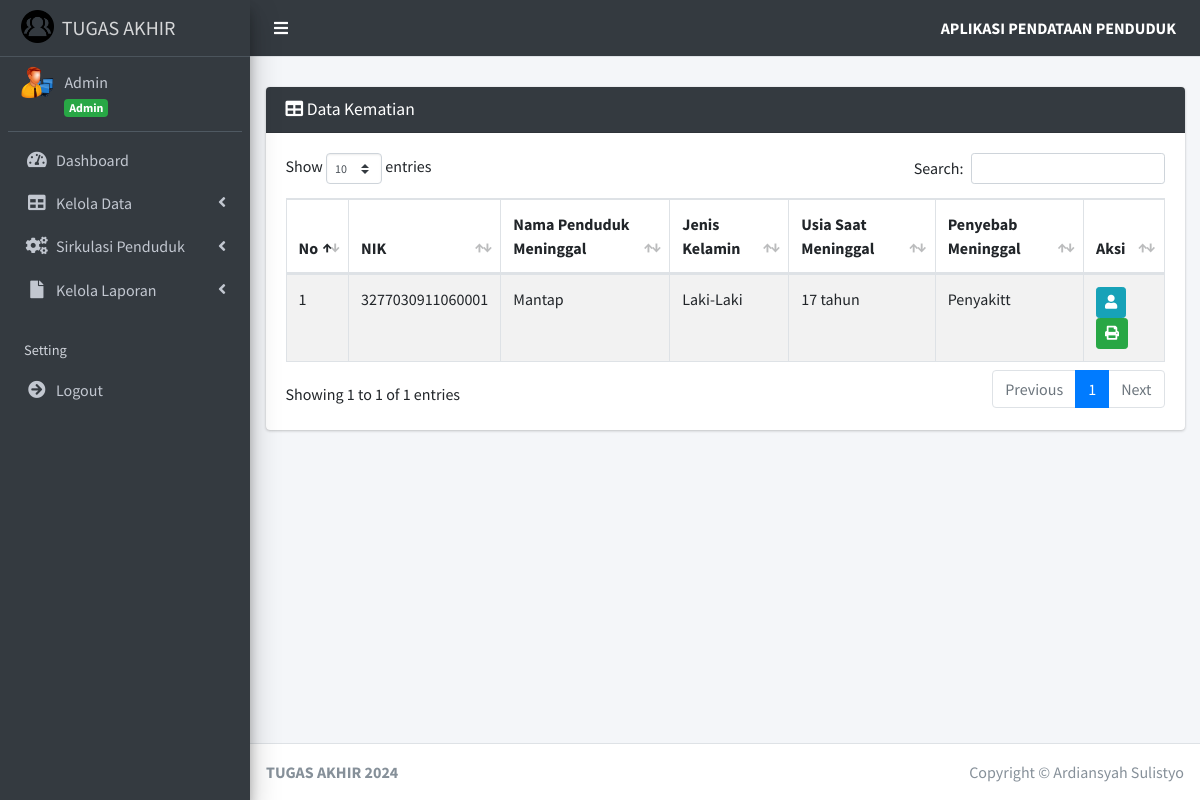
Page /index.php?page=kematian (signed in) on the earlier database version.
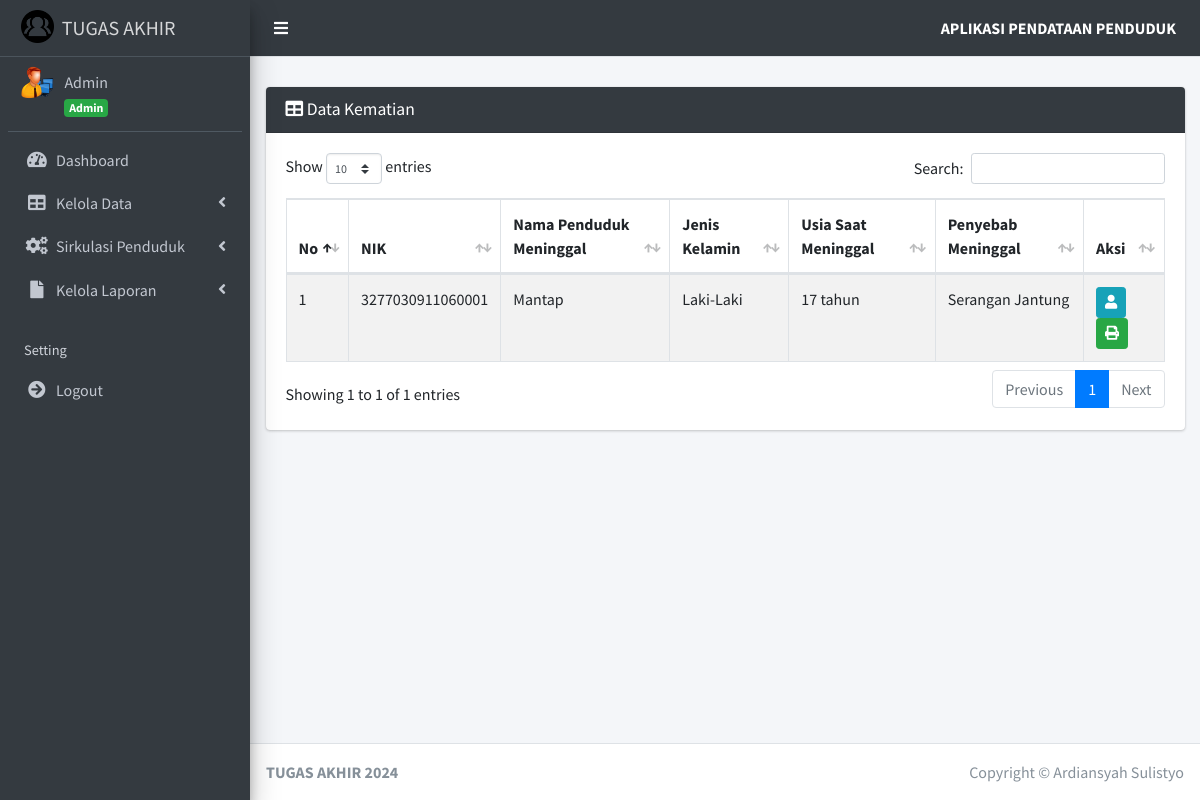
Same page on the later database version.
### tables this page shows
CREATE TABLE `surat_kematian` (
  `id_surat_kematian` int(11) NOT NULL,
  `id_penduduk` int(11) NOT NULL,
  `tanggal_kematian` date NOT NULL,
  `jam_kematian` time NOT NULL,
  `penyebab_kematian` varchar(255) NOT NULL,
  `tempat_kematian` varchar(255) NOT NULL,
  `usia_kematian` int(11) NOT NULL,
  `bin_binti` varchar(255) NOT NULL,
  `pelapor` varchar(4) NOT NULL
);

CREATE TABLE `penduduk` (
  `id_penduduk` int(11) NOT NULL,
  `id_user` int(11) NOT NULL,
  `nik_penduduk` varchar(16) NOT NULL,
  `nama_penduduk` varchar(45) NOT NULL,
  `tempat_lahir_penduduk` varchar(30) NOT NULL,
  `tanggal_lahir_penduduk` date NOT NULL,
  `jenis_kelamin_penduduk` enum('Laki-Laki','Perempuan') NOT NULL,
  `alamat_penduduk` text NOT NULL,
  `desa_kelurahan_penduduk` varchar(30) NOT NULL,
  `kecamatan_penduduk` varchar(30) NOT NULL,
  `kabupaten_kota_penduduk` varchar(30) NOT NULL,
  `provinsi_penduduk` varchar(30) NOT NULL,
  `negara_penduduk` varchar(30) NOT NULL,
  `rt_penduduk` varchar(3) NOT NULL,
  `rw_penduduk` varchar(3) NOT NULL,
  `agama_penduduk` enum('Islam','Kristen','Katolik','Hindu','Buddha','Konghucu') NOT NULL,
  `pendidikan_terakhir_penduduk` varchar(20) NOT NULL,
  `pekerjaan_penduduk` varchar(20) NOT NULL,
  `status_perkawinan_penduduk` enum('Kawin','Tidak Kawin') NOT NULL,
  `status` enum('Ada','Meninggal','Pindah','Izin Tinggal') NOT NULL
);

### pages/kematian/index.php (the view, shortened to what this page needs)
<div class="card card-dark">
    <div class="card-header">
        <h3 class="card-title">
            <i class="fa fa-table"></i> Data Kematian
        </h3>
    </div>
    <div class="card-body">
        <div class="table-responsive">
            <table id="example1" class="table table-bordered table-striped">
                <thead>
                    <tr>
                        <th>No</th>
                        <th>NIK</th>
                        <th>Nama Penduduk Meninggal</th>
                        <th>Jenis Kelamin</th>
                        <th>Usia Saat Meninggal</th>
                        <th>Penyebab Meninggal</th>
                        <th>Aksi</th>
                    </tr>
                </thead>
                <tbody>
                    <?php
                    $no = 1;
                    $sql = $koneksi->query("SELECT * FROM `penduduk` JOIN `surat_kematian` ON `penduduk`.id_penduduk = `surat_kematian`.id_penduduk");
                    function hitungUsia($tanggal_lahir, $tanggal_kematian)
                    {
                        $lahir = new DateTime($tanggal_lahir);
                        $kematian = new DateTime($tanggal_kematian);
                        $usia = $lahir->diff($kematian);
                        return $usia->y;
                    }
                    foreach ($sql as $data_kematian) :
                        $tanggal_lahir = $data_kematian['tanggal_lahir_penduduk'];
                        $tanggal_kematian = $data_kematian['tanggal_kematian'];
                    ?>
                        <tr>
                            <td><?= $no++ ?></td>
                            <td><?= $data_kematian['nik_penduduk'] ?></td>
                            <td><?= $data_kematian['nama_penduduk'] ?></td>
                            <td><?= $data_kematian['jenis_kelamin_penduduk'] ?></td>
                            <td><?= hitungUsia($tanggal_lahir, $tanggal_kematian) ?> tahun</td>
                            <td><?= $data_kematian['penyebab_kematian'] ?></td>
                            <td>
                                <a href="?page=detail_kematian&id_penduduk=<?= $data_kematian['id_penduduk']; ?>" title="Detail" class="btn btn-info btn-sm">
                                    <i class="fa fa-user"></i>
                                </a>
                                <a href="surat/cetak_kematian.php?id=<?= $data_kematian['id_penduduk']; ?>" title="Cetak" class="btn btn-success btn-sm" target="_blank">
                                    <i class="fa fa-print"></i>
                                </a>
                            </td>
                        <?php endforeach; ?>
                </tbody>
            </table>
        </div>
    </div>
</div>

Differences in the rows shown:
removed surat_kematian: id_penduduk.nik_penduduk "3277030911060001", id_penduduk.nama_penduduk "Mantap", id_penduduk.jenis_kelamin_penduduk "Laki-Laki", hitungUsia($tanggal_lahir, $tanggal_kematian) "17", penyebab_kematian "Penyakitt"
added surat_kematian: id_penduduk.nik_penduduk "3277030911060001", id_penduduk.nama_penduduk "Mantap", id_penduduk.jenis_kelamin_penduduk "Laki-Laki", hitungUsia($tanggal_lahir, $tanggal_kematian) "17", penyebab_kematian "Serangan Jantung"
